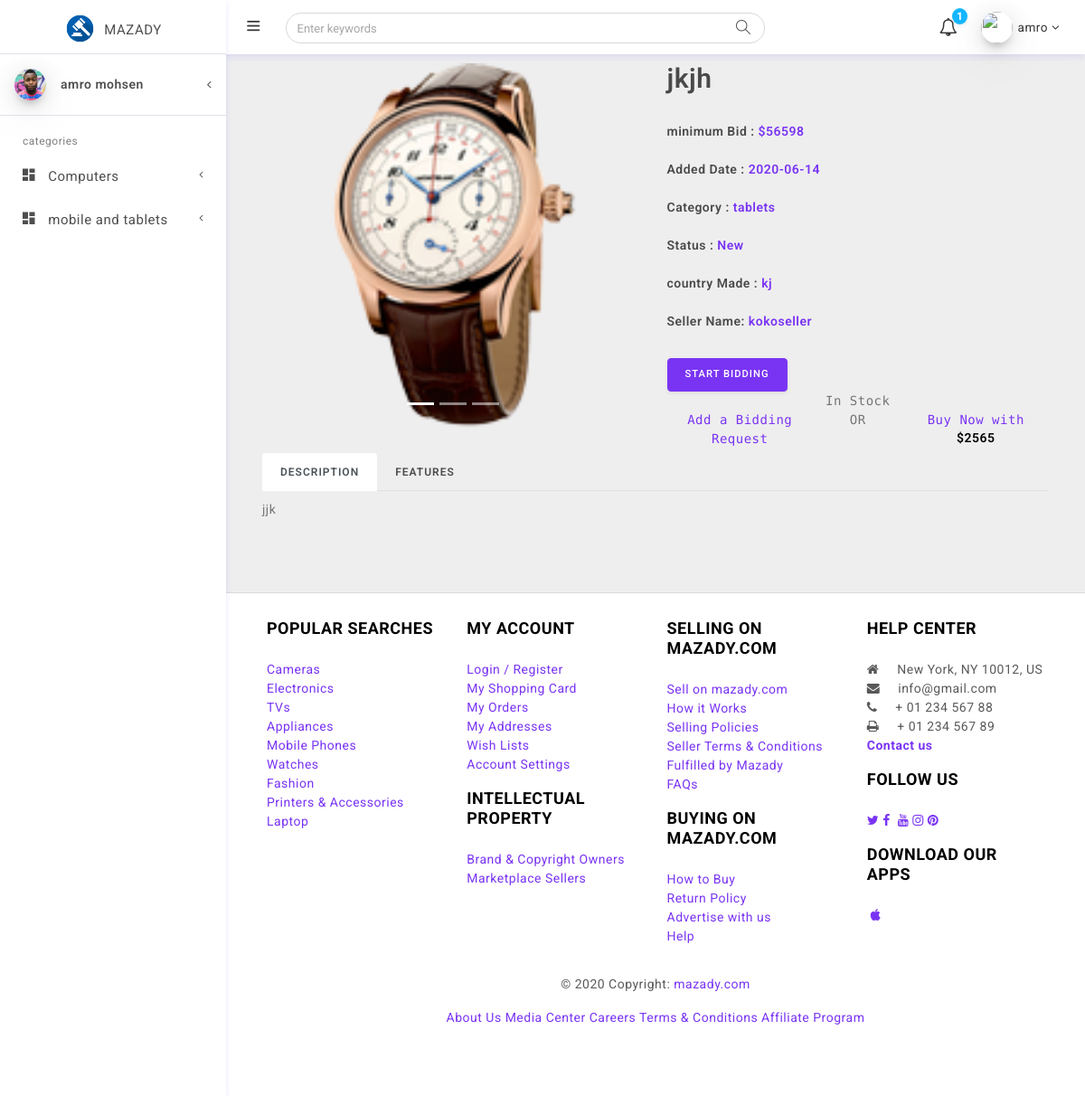
Page /showad.php?itemid=52 (signed in) on the committed database.
### tables this page shows
CREATE TABLE `users` (
  `userID` int(11) NOT NULL,
  `userName` varchar(255) NOT NULL,
  `phone_num` int(13) NOT NULL,
  `password` varchar(255) NOT NULL,
  `email` varchar(255) NOT NULL,
  `country_id` int(11) NOT NULL,
  `firstName` varchar(255) NOT NULL,
  `lastName` varchar(255) NOT NULL,
  `groupID` int(11) NOT NULL DEFAULT 0,
  `trustStatues` int(11) NOT NULL DEFAULT 0,
  `regStatues` int(11) NOT NULL DEFAULT 0,
  `user_stat` int(11) NOT NULL DEFAULT 0,
  `date` date NOT NULL,
  `avatar` varchar(255) NOT NULL
);

CREATE TABLE `categories` (
  `ID` int(11) NOT NULL,
  `Name` varchar(255) NOT NULL,
  `Description` varchar(255) NOT NULL,
  `parent` int(11) NOT NULL
);

CREATE TABLE `items` (
  `itemID` int(11) NOT NULL,
  `Name` varchar(255) NOT NULL,
  `Desciription` text NOT NULL,
  `Price` int(255) NOT NULL,
  `minBid` int(11) NOT NULL,
  `Add_Date` date NOT NULL,
  `Country_Made` varchar(255) NOT NULL,
  `Image` varchar(255) NOT NULL,
  `Statues` varchar(255) NOT NULL,
  `Cat_ID` int(11) NOT NULL,
  `Memeber_ID` int(11) NOT NULL,
  `approve` tinyint(4) NOT NULL DEFAULT 0,
  `tags` varchar(255) NOT NULL,
  `start_time` time NOT NULL,
  `end_time` time NOT NULL,
  `start_date` date NOT NULL,
  `end_date` date NOT NULL
);

### showad.php (the view, shortened to what this page needs)
<?php
	if(isset($_SESSION['BIDDERID']) || isset($_SESSION['SELLERID'])):
		include "ini.php";
		$itemid= isset($_GET['itemid']) && is_numeric($_GET['itemid']) ? intval($_GET['itemid']) : 0 ;
		$stmt = $db->prepare("SELECT items.* ,
									categories.Name AS Category_Name ,
									users.userName
								FROM items
								INNER JOIN categories
								ON categories.ID = items.Cat_ID
								INNER JOIN users
								ON users.userID = items.Memeber_ID
								WHERE itemID = ?
								AND approve = 1");
		$stmt ->execute(array($itemid));
		$count = $stmt ->rowCount();
		$item = $stmt ->fetch();
?>
		<div id="wrapper">
			<?php
				include $tpl . 'sidebar.php';
				include $tpl . 'topnav.php';
			?>
			<div class="content-wrapper">
				<div class="container-fluid">
					<?php
					if($count > 0): ?>
						<div class="container" id="product-section">
						<div class="row">
							<div class="col-xs-6 col-sm-6 col-md-6 col-lg-6">
								<div class="slider">
									<div id="main-slider" class="carousel slide" data-ride="carousel">
										<ol class="carousel-indicators">
											<li data-target="#main-slider" data-slide-to="0" class="active"></li>
											<li data-target="#main-slider" data-slide-to="1"></li>
											<li data-target="#main-slider" data-slide-to="2"></li>
										</ol>
										<div class="carousel-inner">
											<div class="carousel-item carouselOne active">
												<?php
													echo "<img src='data/uploads/items/".$item['Image'] ."' class='d-block w-100' alt='Card image cap'>";
												?>
											</div>
										</div>
									</div>
								</div>
							</div>
							<div class="col-md-6">
								<div class="row product-details">
									<div class="col-xs-12 col-sm-12 col-md-12 col-lg-12">
										<h3 class='mb-2 gray-text'><?php echo $item['Name'];?></h3>
									</div>
									<div class="col-xs-12 col-sm-12 col-md-12 col-lg-12">
										<h6 class="product-price mt-4 gray-text">minimum Bid : <span class="text-primary">$<?php echo $item['minBid'] ?></span></h6>
										<h6 class="product-price mt-4 gray-text">Added Date : <span class="text-primary"><?php echo $item['Add_Date'] ?></span></h6>
										<h6 class="product-price mt-4 gray-text">Category : <a href="products.php?pageid=<?php echo $item['Cat_ID'] ?>"><?php echo $item['Category_Name']?></a></span></h6>
										<h6 class="product-price mt-4 gray-text">Status : <span class="text-primary">
											<?php
												$staus = $item['Statues'] ;
												if($staus== 1){echo 'New';}
												elseif($staus == 2){echo 'Like New';}
												elseif($staus == 3){echo 'Used';}
												elseif($staus == 4){echo 'Very Old';}
											?>
											</span>
										</h6>
										<h6 class="product-price mt-4 gray-text">country Made : <span class="text-primary"><?php echo $item['Country_Made'] ?></span></h6>
										<h6 class="product-price mt-4 gray-text">Seller Name: <span class="text-primary"><?php echo $item['userName'] ?></span></h6>
									</div>
								</div>
								<a href="session.php?itemid=<?php echo $item['itemID']?>"><button class="btn btn-primary mt-4">Start Bidding</button></a>
								<div class="row text-center">
									<div class="col-md-12">
										<span class="monospaced">In Stock</span>
									</div>
									<div class="col-md-5 col-md-offset-1">
										<a class="monospaced" href="#">Add a Bidding Request</a>
									</div>
									<div class="col-md-2 col-md-offset-1">
										<span class="monospaced" href="#">OR</span>
									</div>
									<div class="col-md-5 col-md-offset-1">
										<a class="monospaced" href="#">Buy Now with</a>
										<h6 class="product-price">$<?php echo $item['Price'] ?></h6>
									</div>
								</div>
							</div>
						</div>
						<div class="row ">
							<div class="col-md-12">
								<ul class="nav nav-tabs" role="tablist">
									<li class="nav-item" role="presentation">
										<a class="nav-link active" href="#description" aria-controls="description" role="tab" data-toggle="tab">Description</a>
									</li>
									<li class="nav-item" role="presentation">
										<a class="nav-link" href="#features" aria-controls="features" role="tab" data-toggle="tab">Features</a>
									</li>
								</ul>
								<div class="tab-content">
									<div class="tab-pane fade show active" id="description" role="tabpanel">
										<p class="top-10">
										<?php echo $item['Desciription'] ?>
										</p>
									</div>
								</div>
							</div>
						</div>
					</div>
					<?php
						else :
							echo "<h5 class='text-danger'>theres no such ID  Or Item Not Approved</5>";
						endif;
					?>
				</div>
			</div>
		</div>
		<?php
			include $tpl . 'footer.php';
	else:
        header('location:login.php');
    endif;
?>

### includes/template/sidebar.php (shortened to what this page needs)
<?php
  $sessionUser = '';
  if(isset($_SESSION['BIDDERID'])){
      $sessionUser =  $_SESSION['BIDDERID'] ;
  }elseif(isset($_SESSION['SELLERID'])){
      $sessionUser =  $_SESSION['SELLERID'] ;
  }
  $getUser = $db ->prepare('SELECT * FROM users WHERE userID = ? ');
  $getUser ->execute(array($sessionUser));
  $info = $getUser ->fetch();
?>
<div id="sidebar-wrapper" data-simplebar="" data-simplebar-auto-hide="true">
<div class="brand-logo">
        <a href="index.php">
          <img src="layout/images/logo.png" class="logo-icon" alt="logo icon">
          <h5 class="logo-text">MAZADY</h5>
        </a>
      </div>
      <div class="user-details">
        <div class="media align-items-center user-pointer collapsed" data-toggle="collapse" data-target="#user-dropdown">
          <div class="avatar">
            <?php
                imgEmptyCheck($info['avatar'],'mr-3 side-user-img','profile-image'); ?>
          </div>
          <div class="media-body">
            <h6 class="side-user-name"><?php  echo $info['firstName'] . " " . $info['lastName']?></h6>
          </div>
        </div>
      </div>
      <ul class="sidebar-menu">
        <li class="sidebar-header">categories</li>
        <?php
              $categoris =getAll('*', 'categories','WHERE parent =0','','ID' ,'ASC');
              foreach ($categoris as $category): ?>
                <li>
                  <a href="javaScript:void();" class="waves-effect">
                    <i class="zmdi zmdi-view-dashboard"></i>
                      <span><?php echo $category['Name'];?> </span>
                    <i class="fa fa-angle-left pull-right"></i>
                  </a>
                </li>
              <?php  endforeach;  ?>
      </ul>
    </div>

### includes/functions/functions.php (shortened to what this page needs)
<?php
   function getAll($field , $table , $where = NULL , $and= NULL ,$orderFiled  , $ordering = 'DESC'){
      global $db ;
      $getAll = $db ->prepare("SELECT $field FROM $table $where $and ORDER BY $orderFiled $ordering ");
      $getAll ->execute();
      $records = $getAll ->fetchAll();
      return $records;
   }
    function imgEmptyCheck($dbImg,$class,$alt,$style = null){
      if(!empty($dbImg)):
         echo "<img class='".$class."' src='data/uploads/avatars/". $dbImg. "' alt='".$alt."' style='". $style . "'>"  ;
      else:
         echo "<img class='".$class."' src='layout/images/default.jpg' alt='".$alt."' style='". $style . "' >" ;
      endif;
}
?>

### includes/template/topnav.php (shortened to what this page needs)
<?php
$sessionUser = '';
if(isset($_SESSION['BIDDERID'])){
    $sessionUser =  $_SESSION['BIDDERID'] ;
}elseif(isset($_SESSION['SELLERID'])){
    $sessionUser =  $_SESSION['SELLERID'] ;
}
$getUser = $db ->prepare('SELECT * FROM users WHERE userID = ? ');
$getUser ->execute(array($sessionUser));
$info = $getUser ->fetch();
?>
<header class="topbar-nav">
<nav id="header-setting" class="navbar navbar-expand fixed-top">
    <ul class="navbar-nav mr-auto align-items-center">
    <li class="nav-item">
        <a class="nav-link toggle-menu" href="javascript:void();">
        <i class="icon-menu menu-icon"></i>
        </a>
    </li>
    <li class="nav-item">
        <form class="search-bar">
        <input type="text" class="form-control" placeholder="Enter keywords">
        <a href="javascript:void();"><i class="icon-magnifier"></i></a>
        </form>
    </li>
    </ul>
    <ul class="navbar-nav align-items-center right-nav-link">
        <li class="nav-item dropdown-lg">
            <a class="nav-link dropdown-toggle dropdown-toggle-nocaret waves-effect" data-toggle="dropdown"
            href="javascript:void();">
            <i class="fa fa-bell-o"></i><span class="badge badge-info badge-up">1</span></a>
        </li>
    <li class="nav-item">
        <a class="nav-link dropdown-toggle dropdown-toggle-nocaret" data-toggle="dropdown" href="#">
            <span class="user-profile">
                <?php
                    if(!empty($info['avatar'])):
                        echo "<img class='img-circle' src='data/uploads/avatars/'>" ;
                    else:
                        echo "<img class='img-circle' src='layout/images/default.jpg'>" ;
                    endif;
                ?>
                <span id='user-name'> <?php echo $info ['firstName'] ?> </span><i class="fa fa-angle-down "></i>
            </span>
        </a>
    </li>
    </ul>
</nav>
</header>

### layout/css/sidebar-menu.css (style rules this page uses)
.sidebar-menu { list-style: none; margin: 0; padding: 10px; background-color: transparent; }
.sidebar-menu>li { position: relative; margin: 5px 0; padding: 0; }
.sidebar-menu>li>a { padding: 10px 5px 10px 15px; display: block; border-left: 0px solid transparent; color: #4e4e4e; font-size: 15px; }
.sidebar-menu>li>a>.fa { width: 20px; }
.sidebar-menu li.sidebar-header { padding: 4px 25px 4px 15px; font-size: 12px; color: rgba(0, 0, 0, 0.5); }
.sidebar-menu li>a>.fa-angle-left { width: auto; height: auto; padding: 0; margin-right: 10px; margin-top: 3px; }
.sidebar-menu a { color: #b8c7ce; text-decoration: none; }

### layout/css/frontend.css (style rules this page uses)
.nav-item #user-name, .fa-angle-down { font-size: .85rem; }
.search-bar { position: absolute; top: 23%; }
.gray-text { color: rgb(75, 74, 74); }
body { background-color: #eeeeee; }
.monospaced { font-family: 'Ubuntu Mono', monospaced; }

### rows in the picture
users: avatar (picture), firstName "amro", lastName "mohsen"
categories: Name "Computers"
categories: Name "mobile and tablets"
items: Image (picture), Name "jkjh", minBid "56598", Add_Date "2020-06-14", Cat_ID.Name "tablets", Country_Made "kj", Memeber_ID.userName "kokoseller", Price "2565", Desciription "jjk"
